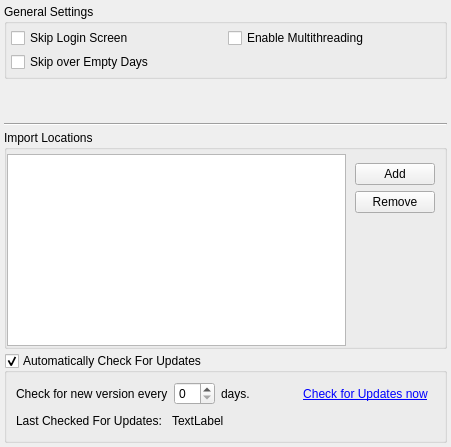
     <widget class="QWidget" name="generalTab">
      <attribute name="title">
       <string>&amp;General</string>
      </attribute>
      <layout class="QVBoxLayout" name="verticalLayout_7">
       <property name="spacing">
        <number>4</number>
       </property>
       <property name="margin">
        <number>4</number>
       </property>
       <item>
        <widget class="QGroupBox" name="groupBox_2">
         <property name="title">
          <string>General Settings</string>
         </property>
         <layout class="QGridLayout" name="gridLayout_10">
          <property name="margin">
           <number>4</number>
          </property>
          <property name="spacing">
           <number>4</number>
          </property>
          <item row="1" column="0">
           <widget class="QCheckBox" name="skipLoginScreen">
            <property name="toolTip">
             <string>Bypass the login screen and load the most recent User Profile</string>
            </property>
            <property name="text">
             <string>Skip Login Screen</string>
            </property>
           </widget>
          </item>
          <item row="5" column="0">
           <widget class="QCheckBox" name="skipEmptyDays">
            <property name="toolTip">
             <string>Daily view navigation buttons will skip over days without data records</string>
            </property>
            <property name="text">
             <string>Skip over Empty Days</string>
            </property>
           </widget>
          </item>
          <item row="1" column="1">
           <widget class="QCheckBox" name="enableMultithreading">
            <property name="toolTip">
             <string>Allow use of multiple CPU cores where available to improve performance. 
Mainly affects the importer.</string>
            </property>
            <property name="text">
             <string>Enable Multithreading</string>
            </property>
           </widget>
          </item>
         </layout>
        </widget>
       </item>
       <item>
        <spacer name="verticalSpacer_3">
         <property name="orientation">
          <enum>Qt::Vertical</enum>
         </property>
         <property name="sizeHint" stdset="0">
          <size>
           <width>20</width>
           <height>40</height>
          </size>
         </property>
        </spacer>
       </item>
       <item>
        <widget class="Line" name="line_3">
         <property name="orientation">
          <enum>Qt::Horizontal</enum>
         </property>
        </widget>
       </item>
       <item>
        <widget class="QGroupBox" name="groupBox_3">
         <property name="title">
          <string>Import Locations</string>
         </property>
         <layout class="QHBoxLayout" name="horizontalLayout_10">
          <property name="spacing">
           <number>0</number>
          </property>
          <property name="leftMargin">
           <number>0</number>
          </property>
          <property name="topMargin">
           <number>4</number>
          </property>
          <property name="rightMargin">
           <number>0</number>
          </property>
          <property name="bottomMargin">
           <number>0</number>
          </property>
          <item>
           <widget class="QListView" name="importListWidget">
            <property name="editTriggers">
             <set>QAbstractItemView::NoEditTriggers</set>
            </property>
           </widget>
          </item>
          <item>
           <widget class="QWidget" name="widget" native="true">
            <layout class="QVBoxLayout" name="verticalLayout_9">
             <item>
              <widget class="QPushButton" name="addImportLocation">
               <property name="text">
                <string>Add</string>
               </property>
              </widget>
             </item>
             <item>
              <widget class="QPushButton" name="removeImportLocation">
               <property name="text">
                <string>Remove</string>
               </property>
              </widget>
             </item>
             <item>
              <spacer name="verticalSpacer_5">
               <property name="orientation">
                <enum>Qt::Vertical</enum>
               </property>
               <property name="sizeHint" stdset="0">
                <size>
                 <width>20</width>
                 <height>40</height>
                </size>
               </property>
              </spacer>
             </item>
            </layout>
           </widget>
          </item>
         </layout>
        </widget>
       </item>
       <item>
        <widget class="QGroupBox" name="automaticallyCheckUpdates">
         <property name="sizePolicy">
          <sizepolicy hsizetype="MinimumExpanding" vsizetype="Preferred">
           <horstretch>0</horstretch>
           <verstretch>0</verstretch>
          </sizepolicy>
         </property>
         <property name="title">
          <string>Automatically Check For Updates</string>
         </property>
         <property name="checkable">
          <bool>true</bool>
         </property>
         <layout class="QVBoxLayout" name="verticalLayout_2">
          <item>
           <layout class="QHBoxLayout" name="horizontalLayout_7">
            <item>
             <widget class="QLabel" name="label_22">
              <property name="sizePolicy">
               <sizepolicy hsizetype="Fixed" vsizetype="Preferred">
                <horstretch>0</horstretch>
                <verstretch>0</verstretch>
               </sizepolicy>
              </property>
              <property name="text">
               <string>Check for new version every</string>
              </property>
             </widget>
            </item>
            <item>
             <widget class="QSpinBox" name="updateCheckEvery">
              <property name="toolTip">
               <string>Sourceforge hosts this project for free.. Please be considerate of their resources..</string>
              </property>
              <property name="maximum">
               <number>90</number>
              </property>
             </widget>
            </item>
            <item>
             <widget class="QLabel" name="label_23">
              <property name="sizePolicy">
               <sizepolicy hsizetype="Fixed" vsizetype="Preferred">
                <horstretch>0</horstretch>
                <verstretch>0</verstretch>
               </sizepolicy>
              </property>
              <property name="text">
               <string>days.</string>
              </property>
             </widget>
            </item>
            <item>
             <spacer name="horizontalSpacer_2">
              <property name="orientation">
               <enum>Qt::Horizontal</enum>
              </property>
              <property name="sizeHint" stdset="0">
               <size>
                <width>40</width>
                <height>20</height>
               </size>
              </property>
             </spacer>
            </item>
            <item>
             <widget class="QToolButton" name="checkForUpdatesButton">
              <property name="palette">
               <palette>
                <active>
                 <colorrole role="ButtonText">
                  <brush brushstyle="SolidPattern">
                   <color alpha="255">
                    <red>0</red>
                    <green>0</green>
                    <blue>255</blue>
                   </color>
                  </brush>
                 </colorrole>
                </active>
                <inactive>
                 <colorrole role="ButtonText">
                  <brush brushstyle="SolidPattern">
                   <color alpha="255">
                    <red>0</red>
                    <green>0</green>
                    <blue>255</blue>
                   </color>
                  </brush>
                 </colorrole>
                </inactive>
                <disabled>
                 <colorrole role="ButtonText">
                  <brush brushstyle="SolidPattern">
                   <color alpha="255">
                    <red>118</red>
                    <green>118</green>
                    <blue>117</blue>
                   </color>
                  </brush>
                 </colorrole>
                </disabled>
               </palette>
              </property>
              <property name="font">
               <font>
                <weight>50</weight>
                <italic>false</italic>
                <bold>false</bold>
                <underline>true</underline>
               </font>
              </property>
              <property name="text">
               <string>&amp;Check for Updates now</string>
              </property>
              <property name="toolButtonStyle">
               <enum>Qt::ToolButtonTextOnly</enum>
              </property>
              <property name="autoRaise">
               <bool>true</bool>
              </property>
             </widget>
            </item>
           </layout>
          </item>
          <item>
           <layout class="QHBoxLayout" name="horizontalLayout_8">
            <item>
             <widget class="QLabel" name="label_21">
              <property name="sizePolicy">
               <sizepolicy hsizetype="Fixed" vsizetype="Preferred">
                <horstretch>0</horstretch>
                <verstretch>0</verstretch>
               </sizepolicy>
              </property>
              <property name="text">
               <string>Last Checked For Updates: </string>
              </property>
             </widget>
            </item>
            <item>
             <widget class="QLabel" name="updateLastChecked">
              <property name="sizePolicy">
               <sizepolicy hsizetype="Fixed" vsizetype="Preferred">
                <horstretch>0</horstretch>
                <verstretch>0</verstretch>
               </sizepolicy>
              </property>
              <property name="text">
               <string>TextLabel</string>
              </property>
             </widget>
            </item>
            <item>
             <spacer name="horizontalSpacer_3">
              <property name="orientation">
               <enum>Qt::Horizontal</enum>
              </property>
              <property name="sizeHint" stdset="0">
               <size>
                <width>40</width>
                <height>20</height>
               </size>
              </property>
             </spacer>
            </item>
           </layout>
          </item>
         </layout>
        </widget>
       </item>
      </layout>
     </widget>
